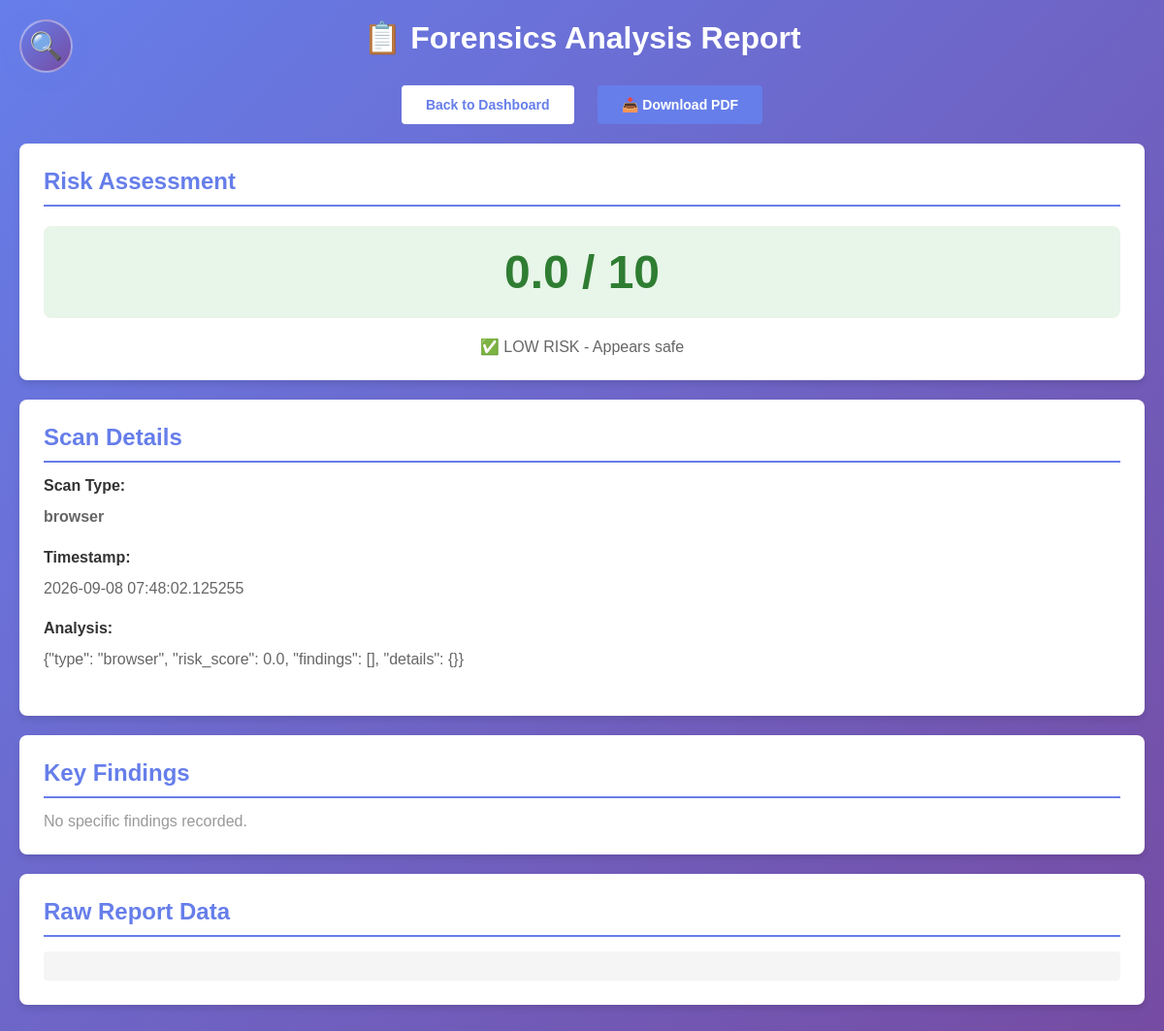
/report/6 (signed in), run on the app's committed database.
### app.py (models this page shows)
class Scan(db.Model):
    id = db.Column(db.Integer, primary_key=True)
    user_id = db.Column(db.Integer, db.ForeignKey('user.id'))
    scan_type = db.Column(db.String(20))
    risk_score = db.Column(db.Float)
    timestamp = db.Column(db.DateTime, default=datetime.utcnow)
    details = db.Column(db.Text)

### app.py (the view)
@app.route('/report/<int:scan_id>')
@login_required
def view_report(scan_id):
    scan = Scan.query.get_or_404(scan_id)
    if scan.user_id != current_user.id:
        return redirect(url_for('index'))
    result = json.loads(scan.details)
    return render_template('report.html', result=result, scan=scan)

### app.py (called while the page is built)
@login_manager.user_loader
def load_user(user_id):
    return User.query.get(int(user_id))

### templates/report.html (shortened to what this page needs)
<!DOCTYPE html>
<html>
<head>
</head>
<body>
    <a href="/" class="home-btn" title="Back to Home"></a>
    <div class="container">
        <div class="header">
            <h1>📋 Forensics Analysis Report</h1>
        </div>
        <div class="actions">
            <a href="/dashboard" class="btn">Back to Dashboard</a>
            <a href="/report/{{ scan.id }}/download" class="btn btn-primary">📥 Download PDF</a>
        </div>
        <div class="card">
            <h2>Risk Assessment</h2>
            <div class="risk-score {% if scan.risk_score >= 7 %}risk-high{% elif scan.risk_score >= 4 %}risk-medium{% else %}risk-low{% endif %}">
                {{ scan.risk_score }} / 10
            </div>
            <p style="text-align: center; color: #666;">
                {% if scan.risk_score >= 7 %}
                    ⚠️ HIGH RISK - Immediate action recommended
                {% elif scan.risk_score >= 4 %}
                    ⚡ MEDIUM RISK - Review recommended
                {% else %}
                    ✅ LOW RISK - Appears safe
                {% endif %}
            </p>
        </div>
        <div class="card">
            <h2>Scan Details</h2>
            <div class="report-section">
                <h3>Scan Type:</h3>
                <p><strong>{{ scan.scan_type }}</strong></p>
            </div>
            <div class="report-section">
                <h3>Timestamp:</h3>
                <p>{{ scan.timestamp }}</p>
            </div>
            <div class="report-section">
                <h3>Analysis:</h3>
                <p>{{ scan.details }}</p>
            </div>
        </div>
        <div class="card">
            <h2>Key Findings</h2>
            {% if scan.findings %}
                <ul class="findings-list">
                    {% for finding in scan.findings %}
                        <li>{{ finding }}</li>
                    {% endfor %}
                </ul>
            {% else %}
                <p style="color: #999;">No specific findings recorded.</p>
            {% endif %}
        </div>
        <div class="card">
            <h2>Raw Report Data</h2>
            <pre style="background: #f5f5f5; padding: 15px; border-radius: 4px; overflow-x: auto;">{{ scan.json_data }}</pre>
        </div>
    </div>
</body>
</html>

### templates/report.html (style rules this page uses)
* { margin: 0; padding: 0; box-sizing: border-box; }
body { font-family: Arial, sans-serif; background: linear-gradient(135deg, #667eea 0%, #764ba2 100%); min-height: 100vh; padding: 20px; }
.container { max-width: 1200px; margin: 0 auto; }
.header { text-align: center; color: white; margin-bottom: 30px; }
.header h1 { font-size: 32px; margin-bottom: 10px; }
.actions { text-align: center; margin-bottom: 20px; }
.btn { display: inline-block; padding: 12px 25px; margin: 0 10px; background: white; color: #667eea; border: none; border-radius: 4px; cursor: pointer; font-size: 14px; font-weight: bold; text-decoration: none; }
.btn-primary { background: #667eea; color: white; }
.card { background: white; padding: 25px; border-radius: 8px; margin-bottom: 20px; box-shadow: 0 4px 6px rgba(0,0,0,0.1); }
.card h2 { color: #667eea; margin-bottom: 15px; border-bottom: 2px solid #667eea; padding-bottom: 10px; }
.report-section { margin-bottom: 20px; }
.report-section h3 { color: #333; margin-bottom: 10px; font-size: 16px; }
.report-section p { color: #666; line-height: 1.6; }
.risk-score { font-size: 48px; font-weight: bold; text-align: center; padding: 20px; border-radius: 8px; margin: 20px 0; }
.risk-low { background: #e8f5e9; color: #2e7d32; }
.home-btn { position: fixed; top: 20px; left: 20px; width: 55px; height: 55px; border-radius: 50%; background: linear-gradient(135deg, #667eea 0%, #764ba2 100%); border: 2px solid rgba(255, 255, 255, 0.4); display: flex; align-items: center; justify-content: center; cursor: pointer; box-shadow: 0 4px 15px rgba(102, 126, 234, 0.5); transition: all 0.3s ease; text-decoration: none; z-index: 1000; font-size: 28px; }
.home-btn::before { content: '🔍'; animation: pulse 2.5s infinite; }

### data on the page
Scan: risk_score "0.0", scan_type "browser", timestamp "2026-09-08 07:48:02.125255", details "{\"type\": \"browser\", \"risk_score\": 0.0, \"findings\": [], \"details\": {}}"
